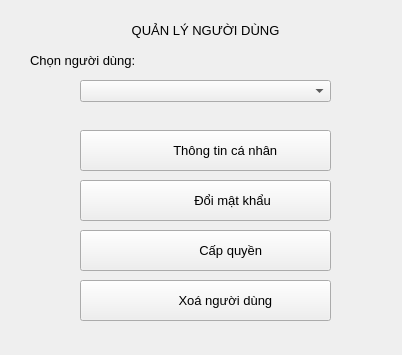
<?xml version="1.0" encoding="UTF-8"?>
<ui version="4.0">
 <class>quanlyuser</class>
 <widget class="QDialog" name="quanlyuser">
  <property name="geometry">
   <rect>
    <x>0</x>
    <y>0</y>
    <width>402</width>
    <height>355</height>
   </rect>
  </property>
  <property name="font">
   <font>
    <pointsize>10</pointsize>
   </font>
  </property>
  <property name="windowTitle">
   <string>Dialog</string>
  </property>
  <widget class="QLabel" name="lblTitle">
   <property name="geometry">
    <rect>
     <x>110</x>
     <y>10</y>
     <width>191</width>
     <height>41</height>
    </rect>
   </property>
   <property name="text">
    <string>      QUẢN LÝ NGƯỜI DÙNG</string>
   </property>
  </widget>
  <widget class="QLabel" name="lblSlt">
   <property name="geometry">
    <rect>
     <x>30</x>
     <y>50</y>
     <width>121</width>
     <height>21</height>
    </rect>
   </property>
   <property name="text">
    <string>Chọn người dùng:</string>
   </property>
  </widget>
  <widget class="QComboBox" name="cBxUser">
   <property name="geometry">
    <rect>
     <x>80</x>
     <y>80</y>
     <width>251</width>
     <height>22</height>
    </rect>
   </property>
  </widget>
  <widget class="QToolButton" name="btnCPW">
   <property name="geometry">
    <rect>
     <x>80</x>
     <y>180</y>
     <width>251</width>
     <height>41</height>
    </rect>
   </property>
   <property name="layoutDirection">
    <enum>Qt::LeftToRight</enum>
   </property>
   <property name="text">
    <string>               Đổi mật khẩu</string>
   </property>
   <property name="icon">
    <iconset resource="res.qrc">
     <normaloff>:/res/res/icon/changepw.png</normaloff>:/res/res/icon/changepw.png</iconset>
   </property>
   <property name="iconSize">
    <size>
     <width>30</width>
     <height>30</height>
    </size>
   </property>
   <property name="toolButtonStyle">
    <enum>Qt::ToolButtonTextBesideIcon</enum>
   </property>
  </widget>
  <widget class="QToolButton" name="btnCapquyen">
   <property name="geometry">
    <rect>
     <x>80</x>
     <y>230</y>
     <width>251</width>
     <height>41</height>
    </rect>
   </property>
   <property name="text">
    <string>              Cấp quyền</string>
   </property>
   <property name="icon">
    <iconset resource="res.qrc">
     <normaloff>:/res/res/icon/permission.png</normaloff>:/res/res/icon/permission.png</iconset>
   </property>
   <property name="iconSize">
    <size>
     <width>60</width>
     <height>60</height>
    </size>
   </property>
   <property name="toolButtonStyle">
    <enum>Qt::ToolButtonTextBesideIcon</enum>
   </property>
  </widget>
  <widget class="QToolButton" name="btnDeluser">
   <property name="geometry">
    <rect>
     <x>80</x>
     <y>280</y>
     <width>251</width>
     <height>41</height>
    </rect>
   </property>
   <property name="text">
    <string>           Xoá người dùng</string>
   </property>
   <property name="icon">
    <iconset resource="res.qrc">
     <normaloff>:/res/res/icon/deluser.png</normaloff>:/res/res/icon/deluser.png</iconset>
   </property>
   <property name="iconSize">
    <size>
     <width>45</width>
     <height>45</height>
    </size>
   </property>
   <property name="toolButtonStyle">
    <enum>Qt::ToolButtonTextBesideIcon</enum>
   </property>
  </widget>
  <widget class="QToolButton" name="btnTt">
   <property name="geometry">
    <rect>
     <x>80</x>
     <y>130</y>
     <width>251</width>
     <height>41</height>
    </rect>
   </property>
   <property name="font">
    <font>
     <pointsize>10</pointsize>
    </font>
   </property>
   <property name="layoutDirection">
    <enum>Qt::LeftToRight</enum>
   </property>
   <property name="text">
    <string>           Thông tin cá nhân</string>
   </property>
   <property name="icon">
    <iconset resource="res.qrc">
     <normaloff>:/res/res/icon/personal.png</normaloff>:/res/res/icon/personal.png</iconset>
   </property>
   <property name="iconSize">
    <size>
     <width>30</width>
     <height>30</height>
    </size>
   </property>
   <property name="toolButtonStyle">
    <enum>Qt::ToolButtonTextBesideIcon</enum>
   </property>
  </widget>
 </widget>
 <resources>
  <include location="res.qrc"/>
 </resources>
 <connections/>
</ui>
